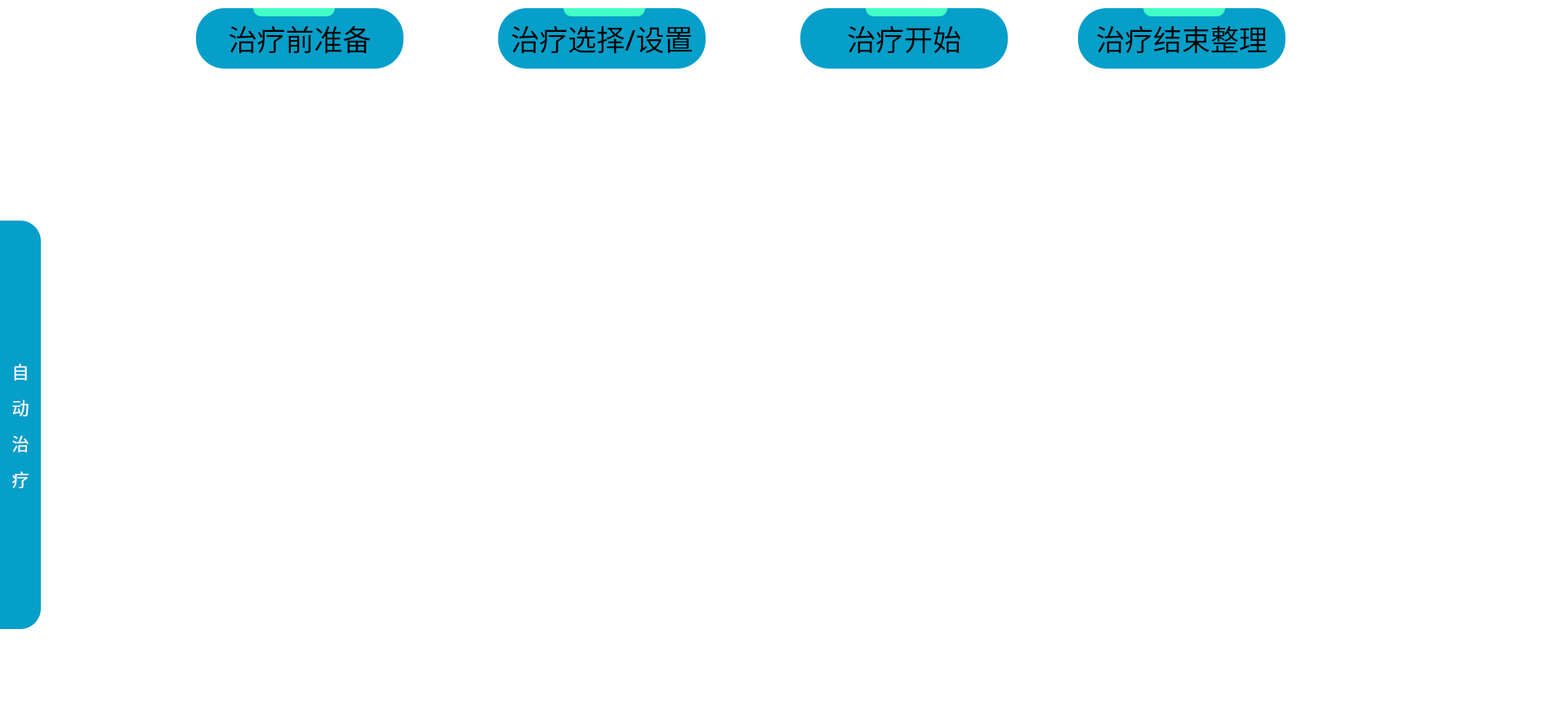
<?xml version="1.0" encoding="UTF-8"?>
<ui version="4.0">
 <class>AutoTreatClass</class>
 <widget class="QWidget" name="AutoTreatClass">
  <property name="geometry">
   <rect>
    <x>0</x>
    <y>0</y>
    <width>1920</width>
    <height>874</height>
   </rect>
  </property>
  <property name="windowTitle">
   <string>AutoTreat</string>
  </property>
  <widget class="QStackedWidget" name="stackedWidget_AutoTreat_Pages">
   <property name="geometry">
    <rect>
     <x>100</x>
     <y>90</y>
     <width>1820</width>
     <height>780</height>
    </rect>
   </property>
   <widget class="QWidget" name="page"/>
   <widget class="QWidget" name="page_2"/>
  </widget>
  <widget class="QLabel" name="label_Background">
   <property name="geometry">
    <rect>
     <x>0</x>
     <y>0</y>
     <width>1920</width>
     <height>874</height>
    </rect>
   </property>
   <property name="styleSheet">
    <string notr="true">background-color:white;</string>
   </property>
   <property name="text">
    <string/>
   </property>
   <property name="alignment">
    <set>Qt::AlignLeading|Qt::AlignLeft|Qt::AlignTop</set>
   </property>
   <property name="wordWrap">
    <bool>true</bool>
   </property>
   <property name="margin">
    <number>-4</number>
   </property>
  </widget>
  <widget class="QLabel" name="label_Left">
   <property name="geometry">
    <rect>
     <x>0</x>
     <y>270</y>
     <width>50</width>
     <height>500</height>
    </rect>
   </property>
   <property name="font">
    <font>
     <family>阿里巴巴普惠体</family>
     <pointsize>16</pointsize>
     <weight>50</weight>
     <bold>false</bold>
    </font>
   </property>
   <property name="styleSheet">
    <string notr="true">background-color:#059FC9;
border-top-right-radius:25px;
border-bottom-right-radius:25px;
color:white;</string>
   </property>
   <property name="text">
    <string>&lt;html&gt;&lt;head/&gt;&lt;body&gt;&lt;p&gt;&lt;br/&gt;&lt;/p&gt;&lt;p&gt;自&lt;/p&gt;&lt;p&gt;动&lt;/p&gt;&lt;p&gt;治&lt;/p&gt;&lt;p&gt;疗&lt;/p&gt;&lt;p&gt;&lt;br/&gt;&lt;/p&gt;&lt;/body&gt;&lt;/html&gt;</string>
   </property>
   <property name="alignment">
    <set>Qt::AlignCenter</set>
   </property>
   <property name="wordWrap">
    <bool>true</bool>
   </property>
  </widget>
  <widget class="QPushButton" name="pushButton_Prepare">
   <property name="geometry">
    <rect>
     <x>240</x>
     <y>10</y>
     <width>254</width>
     <height>74</height>
    </rect>
   </property>
   <property name="font">
    <font>
     <family>阿里巴巴普惠体</family>
     <pointsize>26</pointsize>
     <weight>50</weight>
     <bold>false</bold>
    </font>
   </property>
   <property name="styleSheet">
    <string notr="true">background-color:#059FC9;
border-top-left-radius:35px;
border-top-right-radius:35px;
border-bottom-left-radius:35px;
border-bottom-right-radius:35px;</string>
   </property>
   <property name="text">
    <string>治疗前准备</string>
   </property>
  </widget>
  <widget class="QPushButton" name="pushButton_SelectSet">
   <property name="geometry">
    <rect>
     <x>610</x>
     <y>10</y>
     <width>254</width>
     <height>74</height>
    </rect>
   </property>
   <property name="font">
    <font>
     <family>阿里巴巴普惠体</family>
     <pointsize>26</pointsize>
     <weight>50</weight>
     <bold>false</bold>
    </font>
   </property>
   <property name="styleSheet">
    <string notr="true">background-color:#059FC9;
border-top-left-radius:35px;
border-top-right-radius:35px;
border-bottom-left-radius:35px;
border-bottom-right-radius:35px;</string>
   </property>
   <property name="text">
    <string>治疗选择/设置</string>
   </property>
  </widget>
  <widget class="QPushButton" name="pushButton_Start">
   <property name="geometry">
    <rect>
     <x>980</x>
     <y>10</y>
     <width>254</width>
     <height>74</height>
    </rect>
   </property>
   <property name="font">
    <font>
     <family>阿里巴巴普惠体</family>
     <pointsize>26</pointsize>
     <weight>50</weight>
     <bold>false</bold>
    </font>
   </property>
   <property name="styleSheet">
    <string notr="true">background-color:#059FC9;
border-top-left-radius:35px;
border-top-right-radius:35px;
border-bottom-left-radius:35px;
border-bottom-right-radius:35px;</string>
   </property>
   <property name="text">
    <string>治疗开始</string>
   </property>
  </widget>
  <widget class="QPushButton" name="pushButton_Organize">
   <property name="geometry">
    <rect>
     <x>1320</x>
     <y>10</y>
     <width>254</width>
     <height>74</height>
    </rect>
   </property>
   <property name="font">
    <font>
     <family>阿里巴巴普惠体</family>
     <pointsize>26</pointsize>
     <weight>50</weight>
     <bold>false</bold>
    </font>
   </property>
   <property name="styleSheet">
    <string notr="true">background-color:#059FC9;
border-top-left-radius:35px;
border-top-right-radius:35px;
border-bottom-left-radius:35px;
border-bottom-right-radius:35px;</string>
   </property>
   <property name="text">
    <string>治疗结束整理</string>
   </property>
  </widget>
  <widget class="QLabel" name="label_PrepareFlag">
   <property name="geometry">
    <rect>
     <x>310</x>
     <y>10</y>
     <width>100</width>
     <height>10</height>
    </rect>
   </property>
   <property name="styleSheet">
    <string notr="true">background-color:#41FFC5;
border-bottom-left-radius:10px;
border-bottom-right-radius:10px;</string>
   </property>
   <property name="text">
    <string/>
   </property>
  </widget>
  <widget class="QLabel" name="label_SelectFlag">
   <property name="geometry">
    <rect>
     <x>690</x>
     <y>10</y>
     <width>100</width>
     <height>10</height>
    </rect>
   </property>
   <property name="styleSheet">
    <string notr="true">background-color:#41FFC5;
border-bottom-left-radius:10px;
border-bottom-right-radius:10px;</string>
   </property>
   <property name="text">
    <string/>
   </property>
  </widget>
  <widget class="QLabel" name="label_BeginFlag">
   <property name="geometry">
    <rect>
     <x>1060</x>
     <y>10</y>
     <width>100</width>
     <height>10</height>
    </rect>
   </property>
   <property name="styleSheet">
    <string notr="true">background-color:#41FFC5;
border-bottom-left-radius:10px;
border-bottom-right-radius:10px;</string>
   </property>
   <property name="text">
    <string/>
   </property>
  </widget>
  <widget class="QLabel" name="label_OrganizeFlag">
   <property name="geometry">
    <rect>
     <x>1400</x>
     <y>10</y>
     <width>100</width>
     <height>10</height>
    </rect>
   </property>
   <property name="styleSheet">
    <string notr="true">background-color:#41FFC5;
border-bottom-left-radius:10px;
border-bottom-right-radius:10px;</string>
   </property>
   <property name="text">
    <string/>
   </property>
  </widget>
  <zorder>label_Background</zorder>
  <zorder>stackedWidget_AutoTreat_Pages</zorder>
  <zorder>label_Left</zorder>
  <zorder>pushButton_Prepare</zorder>
  <zorder>pushButton_SelectSet</zorder>
  <zorder>pushButton_Start</zorder>
  <zorder>pushButton_Organize</zorder>
  <zorder>label_PrepareFlag</zorder>
  <zorder>label_SelectFlag</zorder>
  <zorder>label_BeginFlag</zorder>
  <zorder>label_OrganizeFlag</zorder>
 </widget>
 <layoutdefault spacing="6" margin="11"/>
 <resources/>
 <connections/>
</ui>
